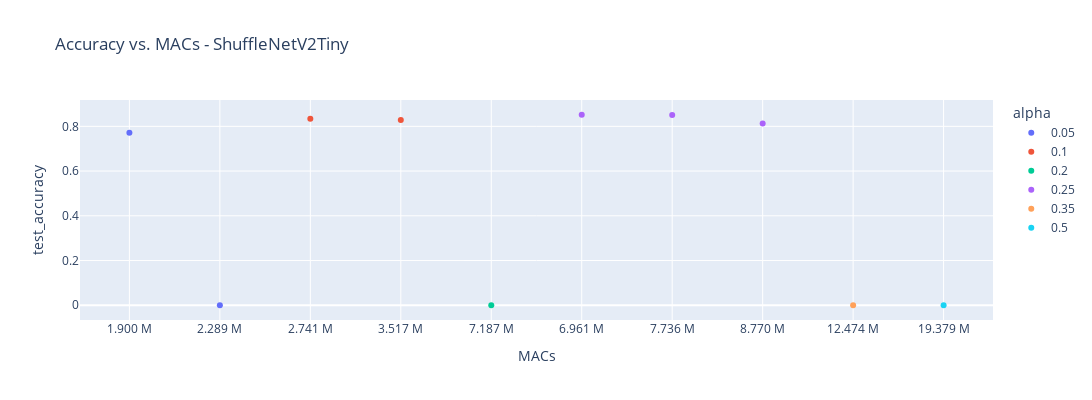

Here is the notebook cell this chart was saved with:
### Code cell
### TODO: Clean up accuracy plots
macs_accuracy_fig = px.scatter(
    shufflev2tiny_df,
    x="MACs",
    y="test_accuracy",
    color="alpha",
    hover_data=["run_name","alpha", "macs_mltk", "total_params", "peak_memory_kb"],
    #size="tflite_model_INT8_size_kb",
    #labels={"total_params": "parameters", "OPS_INT8_mltk": "FLOPs"},
    title=f"Accuracy vs. MACs - ShuffleNetV2Tiny",
)
macs_accuracy_fig.update_layout(showlegend=True, width=1200, height=400)

macs_accuracy_fig.show()

### Figure 1 — Plotly figure (JSON) as saved in the notebook; plotly's stock layout.template omitted (floating-point values rounded to 4 significant figures)
{"data": [{"customdata": [["shufflenetv2tiny_0.05_96_c3_o2_f24l128", "0.05", 1899760, 20802, 78.77], ["shufflenetv2tiny_0.05_96_c3_o2_f24l1024", "0.05", 2288624, 65602, 78.77]], "hovertemplate": "alpha=%{customdata[1]}<br>MACs=%{x}<br>test_accuracy=%{y}<br>run_name=%{customdata[0]}<br>macs_mltk=%{customdata[2]}<br>total_params=%{customdata[3]}<br>peak_memory_kb=%{customdata[4]}<extra></extra>", "legendgroup": "0.05", "marker": {"color": "#636efa", "symbol": "circle"}, "mode": "markers", "name": "0.05", "orientation": "v", "showlegend": true, "type": "scatter", "x": ["1.900 M", "2.289 M"], "xaxis": "x", "y": [0.7712, 0], "yaxis": "y"}, {"customdata": [["shufflenetv2tiny_0.1_96_c3_o2_f24l128", "0.1", 2741080, 56058, 78.77], ["shufflenetv2tiny_0.1_96_c3_o2_f24l1024", "0.1", 3517016, 143866, 78.77]], "hovertemplate": "alpha=%{customdata[1]}<br>MACs=%{x}<br>test_accuracy=%{y}<br>run_name=%{customdata[0]}<br>macs_mltk=%{customdata[2]}<br>total_params=%{customdata[3]}<br>peak_memory_kb=%{customdata[4]}<extra></extra>", "legendgroup": "0.1", "marker": {"color": "#EF553B", "symbol": "circle"}, "mode": "markers", "name": "0.1", "orientation": "v", "showlegend": true, "type": "scatter", "x": ["2.741 M", "3.517 M"], "xaxis": "x", "y": [0.8335, 0.8287], "yaxis": "y"}, {"customdata": [["shufflenetv2tiny_0.2_96_c3_o2_f24l1024", "0.2", 7186856, 347698, 78.77]], "hovertemplate": "alpha=%{customdata[1]}<br>MACs=%{x}<br>test_accuracy=%{y}<br>run_name=%{customdata[0]}<br>macs_mltk=%{customdata[2]}<br>total_params=%{customdata[3]}<br>peak_memory_kb=%{customdata[4]}<extra></extra>", "legendgroup": "0.2", "marker": {"color": "#00cc96", "symbol": "circle"}, "mode": "markers", "name": "0.2", "orientation": "v", "showlegend": true, "type": "scatter", "x": ["7.187 M"], "xaxis": "x", "y": [0], "yaxis": "y"}, {"customdata": [["shufflenetv2tiny_0.25_96_c3_o2_f24l128", "0.25", 6961432, 227162, 78.77], ["shufflenetv2tiny_0.25_96_c3_o2_f24l512", "0.25", 7736344, 313946, 78.77], ["shufflenetv2tiny_0.25_96_c3_o2_f24l1024", "0.25", 8769560, 429658, 78.77]], "hovertemplate": "alpha=%{customdata[1]}<br>MACs=%{x}<br>test_accuracy=%{y}<br>run_name=%{customdata[0]}<br>macs_mltk=%{customdata[2]}<br>total_params=%{customdata[3]}<br>peak_memory_kb=%{customdata[4]}<extra></extra>", "legendgroup": "0.25", "marker": {"color": "#ab63fa", "symbol": "circle"}, "mode": "markers", "name": "0.25", "orientation": "v", "showlegend": true, "type": "scatter", "x": ["6.961 M", "7.736 M", "8.770 M"], "xaxis": "x", "y": [0.8519, 0.8511, 0.8128], "yaxis": "y"}, {"customdata": [["shufflenetv2tiny_0.35_96_c3_o2_f24l1024", "0.35", 12474104, 614602, 78.77]], "hovertemplate": "alpha=%{customdata[1]}<br>MACs=%{x}<br>test_accuracy=%{y}<br>run_name=%{customdata[0]}<br>macs_mltk=%{customdata[2]}<br>total_params=%{customdata[3]}<br>peak_memory_kb=%{customdata[4]}<extra></extra>", "legendgroup": "0.35", "marker": {"color": "#FFA15A", "symbol": "circle"}, "mode": "markers", "name": "0.35", "orientation": "v", "showlegend": true, "type": "scatter", "x": ["12.474 M"], "xaxis": "x", "y": [0], "yaxis": "y"}, {"customdata": [["shufflenetv2tiny_0.5_96_c3_o2_f24l1024", "0.5", 19378760, 944578, 78.77]], "hovertemplate": "alpha=%{customdata[1]}<br>MACs=%{x}<br>test_accuracy=%{y}<br>run_name=%{customdata[0]}<br>macs_mltk=%{customdata[2]}<br>total_params=%{customdata[3]}<br>peak_memory_kb=%{customdata[4]}<extra></extra>", "legendgroup": "0.5", "marker": {"color": "#19d3f3", "symbol": "circle"}, "mode": "markers", "name": "0.5", "orientation": "v", "showlegend": true, "type": "scatter", "x": ["19.379 M"], "xaxis": "x", "y": [0], "yaxis": "y"}], "layout": {"height": 400, "legend": {"title": {"text": "alpha"}, "tracegroupgap": 0}, "showlegend": true, "title": {"text": "Accuracy vs. MACs - ShuffleNetV2Tiny"}, "width": 1200, "xaxis": {"anchor": "y", "domain": [0, 1], "title": {"text": "MACs"}}, "yaxis": {"anchor": "x", "domain": [0, 1], "title": {"text": "test_accuracy"}}}}
